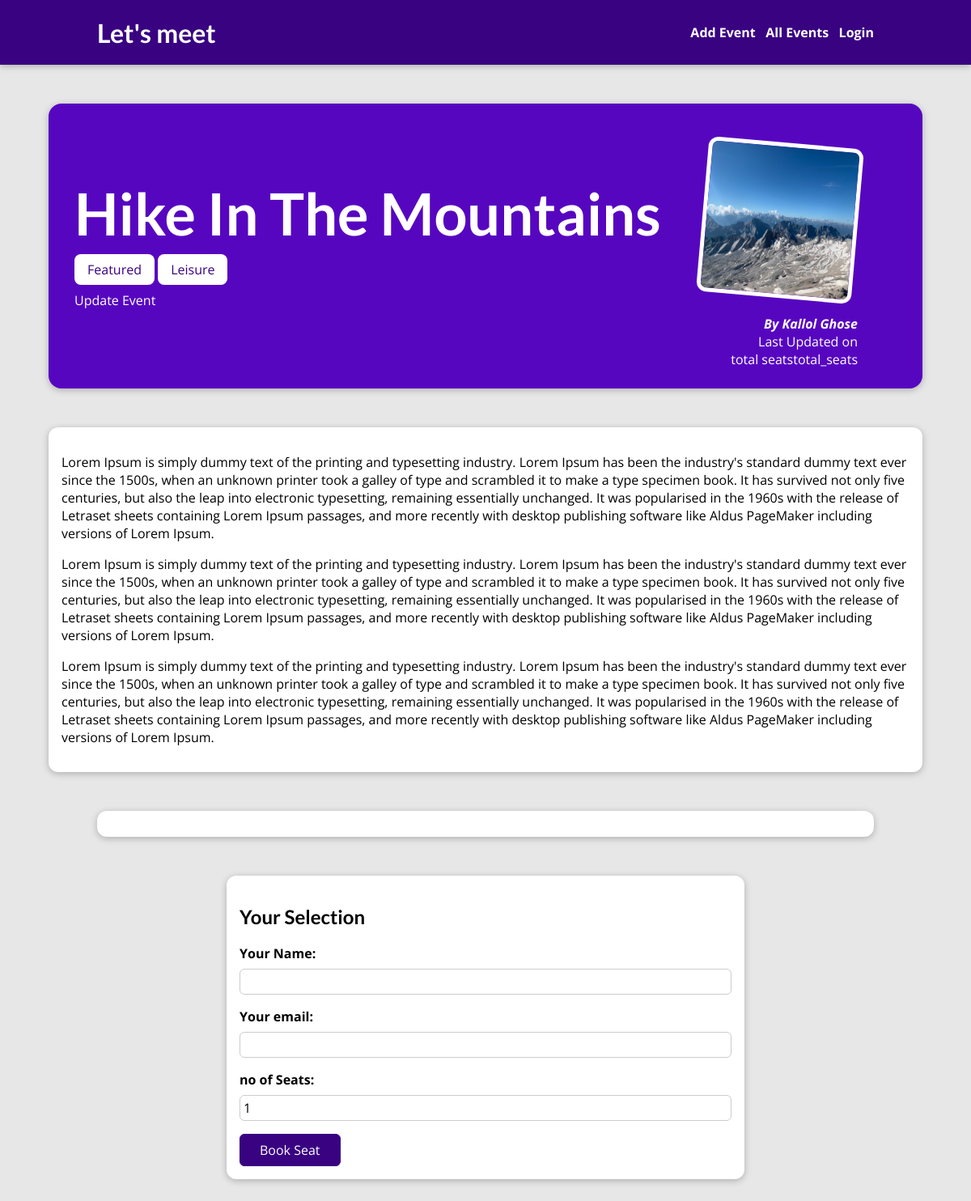
Page /events/hike-in-the-mountains on the committed database.
### blog/models.py (models this page shows, shortened)
class Post(models.Model):
    title = models.CharField(max_length=200)
    summary = models.CharField(max_length=300)
    image = models.CharField(max_length=100)
    date= models.DateTimeField()
    content = models.TextField(validators=[MinLengthValidator(50)])
    slug = models.SlugField(db_index=True, unique=True)
    author = models.ForeignKey(Author, on_delete=models.SET_NULL, null=True, related_name="posts")
    tags = models.ManyToManyField(Tag)
    category=models.CharField(max_length=100,default='fun')
    venue=models.CharField(max_length=100,default="none")
    total_seats=models.IntegerField(default=10)

class Tag(models.Model):
    caption = models.CharField(max_length=50)

class Author(models.Model):
    first_name = models.CharField(max_length=100)
    last_name = models.CharField(max_length=100)
    email_address = models.EmailField()
    def __str__(self):
        return "{} {}".format(self.first_name, self.last_name)

### blog/views.py (the view, shortened to what this page needs)
# urls.py: path("events/<slug:slug>", views.PostsDetailView.as_view(), name="selected-post"),
class PostsDetailView(View):  # remove s
    def get(self, request, slug):
        post = Post.objects.get(slug=slug)
        register_form = RegisterEventForm()
        return render(request, "blog/post_detail.html",
                      {"post": post, "post_tags": post.tags.all(), "registrations": post.registrations.all().order_by("-id"), "register_form": register_form, })

### blog/forms.py
class RegisterEventForm(ModelForm):
    class Meta:
        model = RegisterEvent
        exclude = ["post"]
        labels = {"user_name": "Your Name",
                  "user_email": "Your email","seats":"no of Seats"}

### blog/templates/blog/post_detail.html (shortened to what this page needs)
{% extends 'base.html' %}
{% load static %}
{% block css_files %}
<link rel="stylesheet" href="{% static 'blog/post_detail.css' %}" />
{% endblock %}
{% block content %}
<section id="summary">
<h2>{{ post.title|title }}</h2>
<p>
    {% for tag in post_tags %}
        <span class='tag'>{{ tag.caption }}</span>
    {% endfor %}
</p>
    <a href="{% url 'update-event' post.slug %}">Update Event &nbsp; </a>
<article>
    <img src="{% static 'blog/images/'|add:post.image %}" alt=""/>
    <address>By <a href="mailto:{{ post.author.email_address }}">{{ post.author }}</a></address>
    <div>
        Last Updated on <time>{{ post.date|date:"d M Y" }}</time>
        <br>
        total seats{{ post.total_seats }}
    </div>
</article>
</section>
<main>
    {{ post.content|linebreaks }}
</main>
<section id="comments">
</section>
<section id="comment-form">
    <h2>Your Selection</h2>
    <form method="POST" action="{% url 'selected-post' post.slug %}">
        {% for fields in register_form %}
         <div class="form-control {% if fields.errors %}invalid{% endif %}">
            {{ fields.label_tag }}
            {{ fields }}
        </div>
        {% endfor %}
        <button>Book Seat</button>
    </form>
</section>
{% endblock %}

### static/app.css (style rules this page uses)
* { box-sizing: border-box; }
html { font-family: 'Open Sans', 'Lato', sans-serif; }
body { margin: 0; }
h1, h2, h3 { font-family: 'Lato', sans-serif; font-weight: bold; }

### blog/static/blog/post_detail.css (style rules this page uses)
body { background-color: #e7e7e7; }
#summary { margin: 8rem auto 3rem auto; padding: 2rem; width: 90%; max-width: 90rem; border-radius: 16px; background-color: #5706c0; position: relative; box-shadow: 0 2px 8px rgba(0, 0, 0, 0.25); height: 22rem; }
#summary h2 { color: white; font-size: 4.5rem; margin-bottom: 0.25rem; }
#summary article { position: absolute; top: 2rem; right: 3rem; padding: 1rem 2rem; border-radius: 12px; text-align: right; color: white; }
#summary article img { width: 12rem; height: 12rem; border-radius: 12px; transform: rotateZ(5deg); border: 5px solid white; margin-bottom: 1rem; }
#summary address { font-weight: bold; }
#summary a { color: white; text-decoration: none; }
main { width: 90%; max-width: 90rem; margin: 3rem auto; background-color: white; padding: 1rem; border-radius: 12px; box-shadow: 0 2px 8px rgba(0, 0, 0, 0.25); }
.tag { background-color: white; color: #390281; padding: 0.5rem 1rem; border-radius: 8px; }
#comment-form { margin: 3rem auto; width: 90%; max-width: 40rem; border-radius: 12px; background-color: white; box-shadow: 0 2px 8px rgba(0, 0, 0, 0.25); padding: 1rem; }
#comment-form button { font: inherit; background-color: #390281; color: white; border: 1px solid #390281; padding: 0.5rem 1.5rem; border-radius: 6px; cursor: pointer; }
.form-control { margin-bottom: 1rem; }
.form-control label { font-weight: bold; margin-bottom: 0.5rem; display: block; }
.form-control input, .form-control textarea { display: block; width: 100%; font: inherit; padding: 0.25rem; border-radius: 6px; border: 1px solid #ccc; }
#comments { margin: 3rem auto; width: 90%; max-width: 60rem; border-radius: 12px; background-color: white; box-shadow: 0 2px 8px rgba(0, 0, 0, 0.25); padding: 1rem 2rem; }

### rows in the picture
Post: title "Hike In The Mountains", image (picture), author "Kallol Ghose", total_seats "total_seats", content "Lorem Ipsum is simply dummy text of the printing and typesetting industry. Lorem Ipsum has been the industry's standard dummy text ever since the 1500s, when an unknown printer took a galley of type and scrambled it to make a type specimen book. It has survived not only five centuries, but also the leap into electronic typesetting, remaining essentially unchanged. It was popularised in the 1960s with the release of Letraset sheets containing Lorem Ipsum passages, and more recently with desktop publishing software like Aldus PageMaker including versions of Lorem Ipsum. Lorem Ipsum is simply dummy text of the printing and typesetting industry. Lorem Ipsum has been the industry's standard…"
Tag: caption "Featured"
Tag: caption "Leisure"

### other values in the picture
{{ fields.label_tag }} "Your Name:" "Your email:" "no of Seats:"
